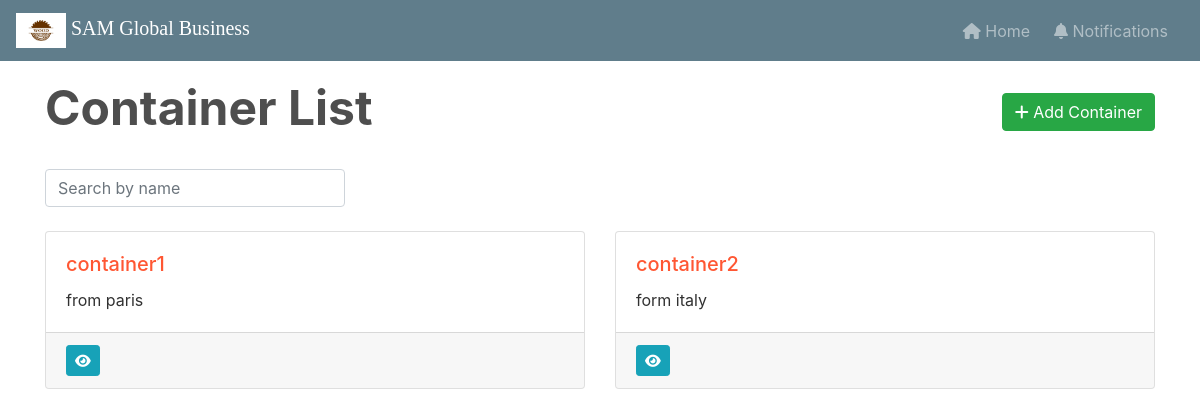
The app's page /inventory/containers/ with its own data.
### inventory/models.py (models this page shows, shortened)
class Container(models.Model):
    id = models.AutoField(primary_key=True)
    name = models.CharField(max_length=30, unique=True)
    description = models.TextField(blank=True, null=True)

### inventory/views.py (the view)
def container_list(request):
    containers = Container.objects.all()
    search_form = ContainerSearchForm(request.GET)
    if search_form.is_valid():
        name = search_form.cleaned_data.get('name')
        if name:
            containers = containers.filter(name__icontains=name)
    context = {
        'containers': containers,
        'search_form': search_form,
    }
    return render(request, 'container_list.html', context)

### transactions/forms.py
class ContainerSearchForm(forms.Form):
    name = forms.CharField(max_length=255, required=False, label='Search by container name')

### inventory/templates/container_list.html (shortened to what this page needs)
{% extends "base.html" %}
{% load widget_tweaks %}
{% block content %}
<br>
<div class="row" style="color: #4e4e4e; font-weight: bold; font-size: 3rem;">
    <div class="col-md-8">Container List</div>
    <div class="col-md-4">
        <div style="float:right;">
            <a class="btn btn-success" href="{% url 'add_container' %}">
                <i class="fas fa-plus"></i>
                Add Container
            </a>
        </div>
    </div>
</div>
<div style="border-bottom: 1px solid white;"></div>
<br>
<input type="text" id="search-input" class="form-control" style="width: 300px;" placeholder="Search by name">
<br>
<div class="card-deck">
    {% for container in containers %}
        <div class="card">
            <div class="card-body">
                <h5 class="card-title " style="color: #FF5733;">{{ container.name }}</h5>
                <p class="card-text">{{ container.description }}</p>
            </div>
            <div class="card-footer">
                <a href="{% url 'inventory' %}" class="btn btn-info btn-sm">
                    <i class="fas fa-eye"></i>
                </a>
            </div>
        </div>
    {% empty %}
        <p class="text-center">No containers found.</p>
    {% endfor %}
</div>
{% endblock content %}

### homepage/static/css/main.css (style rules this page uses)
body, html { height: 100%; }
p { color: rgb(49, 49, 49); }
a { color: #55b159; }
h1, h2, h3, h4, h5, h6 { color: #ffffff; }

### records on screen
Container: name "container1", description "from paris"
Container: name "container2", description "form italy"
